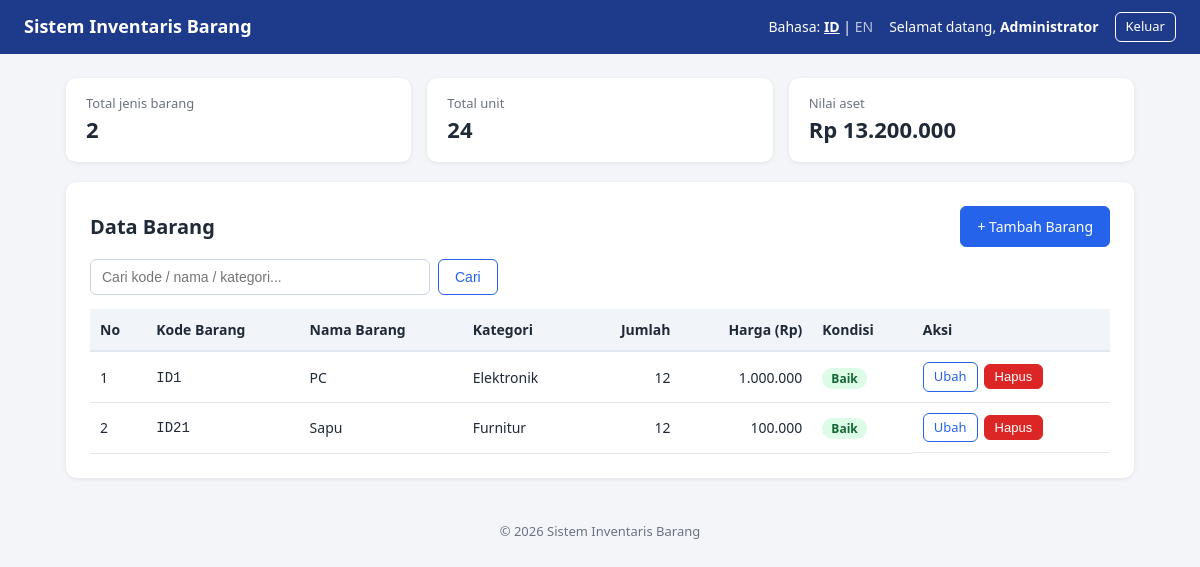
/index.php (signed in), run on the app's committed database.
### tables this page shows
CREATE TABLE `barang` (
  `id` int(11) NOT NULL,
  `kode_barang` varchar(20) NOT NULL,
  `nama_barang` varchar(100) NOT NULL,
  `kategori` varchar(50) NOT NULL,
  `jumlah` int(11) NOT NULL DEFAULT 0,
  `harga` decimal(12,2) NOT NULL DEFAULT 0.00,
  `kondisi` enum('baik','rusak ringan','rusak berat') NOT NULL DEFAULT 'baik',
  `created_at` timestamp NOT NULL DEFAULT current_timestamp()
);

### includes/auth.php (called while the page is built, shortened)
<?php
require_once __DIR__ . '/bahasa.php';
function e($teks) {
    return htmlspecialchars((string)$teks, ENT_QUOTES, 'UTF-8');
}

### includes/bahasa.php (called while the page is built, shortened)
<?php
function t($kunci) {
    global $kamus;
    $b = $_SESSION['lang'];
    return htmlspecialchars($kamus[$b][$kunci] ?? $kunci, ENT_QUOTES, 'UTF-8');
}

### index.php (the view, shortened to what this page needs)
<?php
require_once 'includes/auth.php';
require_once 'config/koneksi.php';
$q = trim($_GET['q'] ?? '');
if ($q !== '') {
    $like = '%' . $q . '%';
    $st = $koneksi->prepare('SELECT * FROM barang WHERE kode_barang LIKE ? OR nama_barang LIKE ? OR kategori LIKE ? ORDER BY id DESC');
    $st->bind_param('sss', $like, $like, $like);
} else {
    $st = $koneksi->prepare('SELECT * FROM barang ORDER BY id DESC');
}
$st->execute();
$hasil = $st->get_result();
$rows = $hasil->fetch_all(MYSQLI_ASSOC);
$total_unit = 0; $nilai = 0;
foreach ($rows as $r) { $total_unit += $r['jumlah']; $nilai += $r['jumlah'] * $r['harga']; }
require 'includes/header.php';
?>
<div class="stats">
  <div class="stat"><span><?= t('total_item') ?></span><strong><?= count($rows) ?></strong></div>
  <div class="stat"><span><?= t('total_unit') ?></span><strong><?= number_format($total_unit, 0, ',', '.') ?></strong></div>
  <div class="stat"><span><?= t('nilai_aset') ?></span><strong>Rp <?= number_format($nilai, 0, ',', '.') ?></strong></div>
</div>
<div class="card">
  <div class="card-head">
    <h2><?= t('data_barang') ?></h2>
    <a class="btn" href="tambah.php">+ <?= t('tambah') ?></a>
  </div>
  <form method="get" class="search">
    <input type="text" name="q" value="<?= e($q) ?>" placeholder="<?= t('cari_ph') ?>">
    <button class="btn btn-outline" type="submit"><?= t('cari') ?></button>
  </form>
  <div class="table-wrap">
  <table>
    <thead><tr>
      <th><?= t('no') ?></th><th><?= t('kode') ?></th><th><?= t('nama') ?></th><th><?= t('kategori') ?></th>
      <th class="num"><?= t('jumlah') ?></th><th class="num"><?= t('harga') ?></th><th><?= t('kondisi') ?></th>
      </th><th><?= t('aksi') ?></th>
    </tr></thead>
    <tbody>
    <?php if (!$rows): ?>
      <tr><td colspan="8" class="empty"><?= t('kosong') ?></td></tr>
    <?php else: $no = 1; foreach ($rows as $r): ?>
      <tr>
        <td><?= $no++ ?></td>
        <td><code><?= e($r['kode_barang']) ?></code></td>
        <td><?= e($r['nama_barang']) ?></td>
        <td><?= t('kat_' . $r['kategori']) ?></td>
        <td class="num"><?= (int)$r['jumlah'] ?></td>
        <td class="num"><?= number_format($r['harga'], 0, ',', '.') ?></td>
        <td><span class="badge b-<?= str_replace(' ', '-', e($r['kondisi'])) ?>"><?= t($r['kondisi']) ?></span></td>
        <td class="aksi">
          <a class="btn btn-sm btn-outline" href="ubah.php?id=<?= (int)$r['id'] ?>"><?= t('edit') ?></a>
          <form method="post" action="hapus.php" onsubmit="return confirm('<?= addslashes(html_entity_decode(t('konfirmasi_hapus'))) ?>')">
            <button class="btn btn-sm btn-danger" type="submit"><?= t('hapus') ?></button>
          </form>
        </td>
      </tr>
    <?php endforeach; endif; ?>
    </tbody>
  </table>
  </div>
</div>
<?php require 'includes/footer.php'; ?>

### includes/header.php (shortened to what this page needs)
<!DOCTYPE html>
<html lang="<?= e($_SESSION['lang']) ?>">
<head>
<link rel="stylesheet" href="assets/style.css">
</head>
<body>
<header class="topbar">
  <div class="brand"><?= t('app_title') ?></div>
  <nav>
    <?php $kembali = urlencode(basename($_SERVER['PHP_SELF'])); $idq = isset($id) && $id ? '&amp;id=' . (int)$id : ''; ?>
    <span class="lang"><?= t('bahasa') ?>:
      <a href="ganti_bahasa.php?lang=id&amp;kembali=<?= $kembali . $idq ?>" class="<?= $_SESSION['lang']==='id'?'on':'' ?>">ID</a> |
      <a href="ganti_bahasa.php?lang=en&amp;kembali=<?= $kembali . $idq ?>" class="<?= $_SESSION['lang']==='en'?'on':'' ?>">EN</a>
    </span>
    <?php if (!empty($_SESSION['user_id'])): ?>
      <span class="user"><?= t('welcome') ?>, <strong><?= e($_SESSION['nama']) ?></strong></span>
      <a class="btn btn-sm btn-outline" href="logout.php"><?= t('logout') ?></a>
    <?php endif; ?>
  </nav>
</header>
<main class="container">

### includes/footer.php
</main>
<footer class="footer">&copy; <?= date('Y') ?> <?= t('app_title') ?></footer>
</body>
</html>

### assets/style.css (style rules this page uses)
* { box-sizing:border-box }
body { margin:0;font-family:Segoe UI,Roboto,Arial,sans-serif;background:#f3f5f9;color:#1f2937;line-height:1.5 }
.topbar { display:flex;justify-content:space-between;align-items:center;background:#1e3a8a;color:#fff;padding:12px 24px;flex-wrap:wrap;gap:8px }
.brand { font-weight:700;font-size:18px }
.topbar nav { display:flex;align-items:center;gap:16px;font-size:14px }
.topbar a { color:#fff }
.lang a { text-decoration:none;opacity:.7 }
.lang a.on { font-weight:700;opacity:1;text-decoration:underline }
.container { max-width:1100px;margin:24px auto;padding:0 16px }
.card { background:#fff;border-radius:10px;padding:24px;box-shadow:0 1px 4px rgba(0,0,0,.08);margin-bottom:20px }
.card-head { display:flex;justify-content:space-between;align-items:center;margin-bottom:12px }
h2 { margin:0 0 12px;font-size:20px }
.card-head h2 { margin:0 }
input,select { width:100%;padding:9px 11px;border:1px solid #cbd5e1;border-radius:6px;font-size:14px;background:#fff }
.btn { display:inline-block;background:#2563eb;color:#fff;border:1px solid #2563eb;padding:9px 16px;border-radius:6px;font-size:14px;cursor:pointer;text-decoration:none }
.btn-outline { background:#fff;color:#2563eb }
.topbar .btn-outline { background:transparent;color:#fff;border-color:#fff }
.btn-danger { background:#dc2626;border-color:#dc2626 }
.btn-sm { padding:4px 10px;font-size:13px }
.stats { display:grid;grid-template-columns:repeat(auto-fit,minmax(200px,1fr));gap:16px;margin-bottom:20px }
.stat { background:#fff;border-radius:10px;padding:16px 20px;box-shadow:0 1px 4px rgba(0,0,0,.08) }
.stat span { display:block;color:#6b7280;font-size:13px }
.stat strong { font-size:22px }
.search { display:flex;gap:8px;margin-bottom:14px }
.search input { max-width:340px }
.table-wrap { overflow-x:auto }
table { width:100%;border-collapse:collapse;font-size:14px }
th { background:#f1f5f9;text-align:left;padding:10px;border-bottom:2px solid #e2e8f0;white-space:nowrap }
td { padding:10px;border-bottom:1px solid #e5e7eb;vertical-align:middle }
.num { text-align:right }
.aksi { display:flex;gap:6px;align-items:center }
.aksi form { margin:0 }
.badge { padding:2px 9px;border-radius:99px;font-size:12px;font-weight:600 }
.b-baik { background:#dcfce7;color:#166534 }
.footer { text-align:center;color:#6b7280;font-size:13px;padding:20px }

### data on the page
barang: kode_barang "ID1", nama_barang "PC", kategori "Elektronik", jumlah "12", harga "1.000.000", kondisi "Baik"
barang: kode_barang "ID21", nama_barang "Sapu", kategori "Furnitur", jumlah "12", harga "100.000", kondisi "Baik"

### other printed values
t('app_title') "Sistem Inventaris Barang"
t('bahasa') "Bahasa"
t('welcome') "Selamat datang"
$_SESSION['nama'] "Administrator"
t('logout') "Keluar"
t('total_item') "Total jenis barang"
count($rows) "2"
t('total_unit') "Total unit"
$total_unit "24"
t('nilai_aset') "Nilai aset"
$nilai "13.200.000"
t('data_barang') "Data Barang"
t('tambah') "Tambah Barang"
t('cari') "Cari"
t('no') "No"
